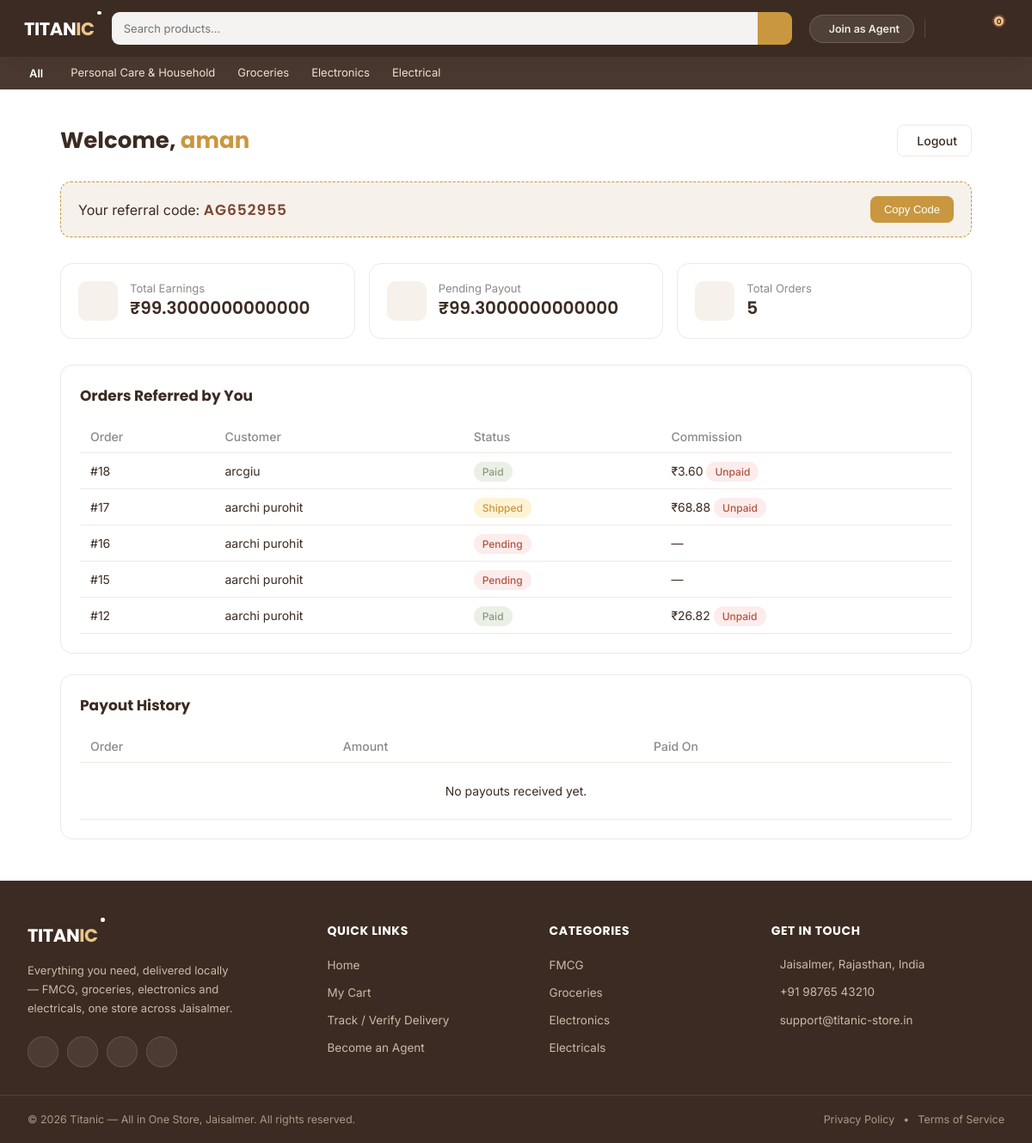
The app's page /agent/dashboard/ (signed in), older data.
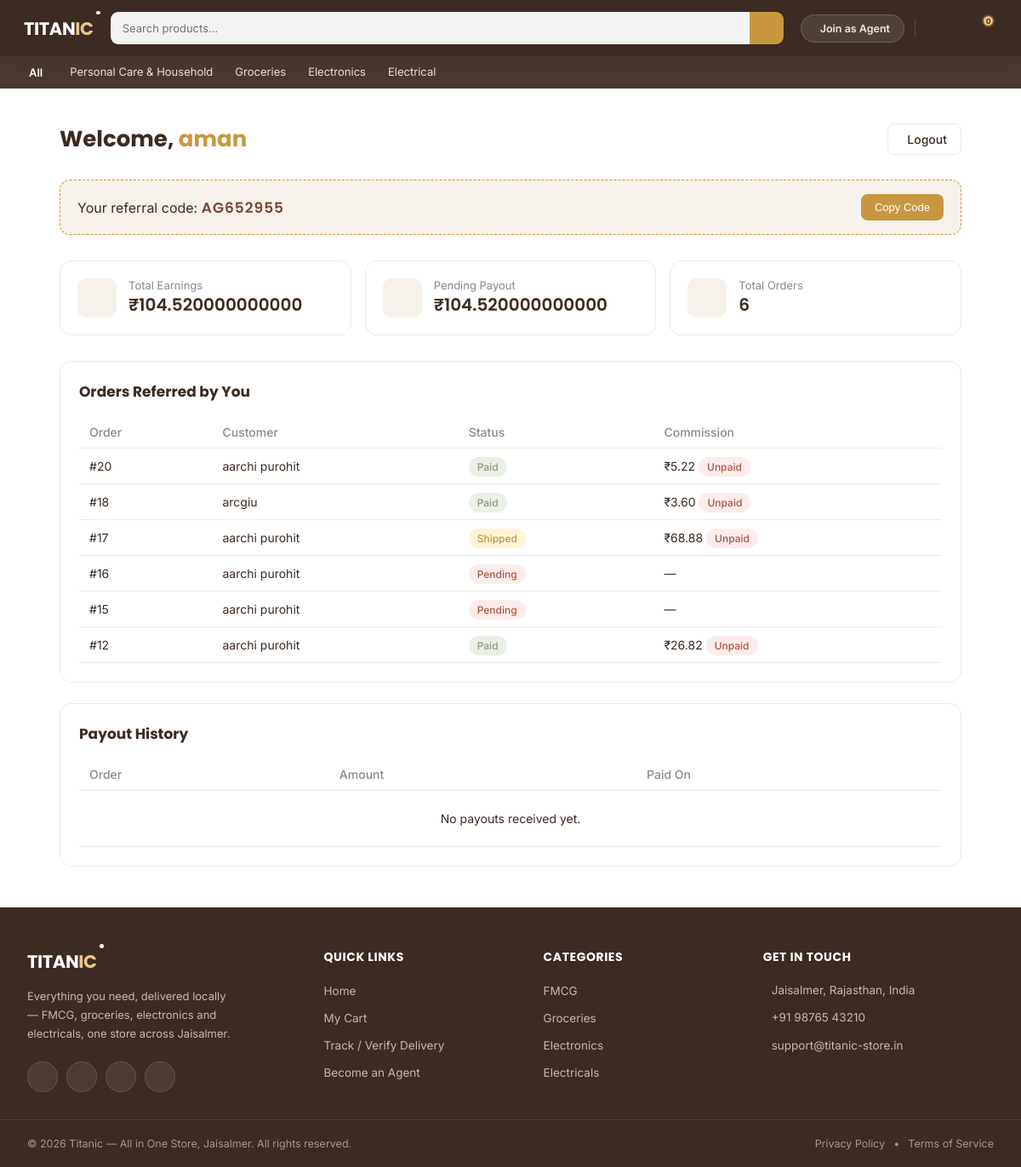
The same page, newer data.
### orders/models.py (models this page shows, shortened)
class Order(models.Model):
    STATUS_CHOICES = [
        ('pending', 'Pending'),
        ('paid', 'Paid'),
        ('shipped', 'Shipped'),
        ('delivered', 'Delivered'),
    ]
    customer = models.ForeignKey(User, null=True, blank=True, on_delete=models.SET_NULL, related_name='orders')
    full_name = models.CharField(max_length=100)
    phone = models.CharField(max_length=15)
    address = models.TextField()
    pincode = models.CharField(max_length=10)
    referred_by = models.ForeignKey(Agent, null=True, blank=True, on_delete=models.SET_NULL)
    status = models.CharField(max_length=20, choices=STATUS_CHOICES, default='pending')
    delivery_otp = models.CharField(max_length=6, null=True, blank=True)
    razorpay_order_id = models.CharField(max_length=100, null=True, blank=True)
    created_at = models.DateTimeField(auto_now_add=True)

### agents/models.py (models this page shows, shortened)
class Commission(models.Model):
    order = models.OneToOneField('orders.Order', on_delete=models.CASCADE, related_name='commission')
    agent = models.ForeignKey(Agent, on_delete=models.CASCADE, related_name='commissions')
    amount = models.DecimalField(max_digits=10, decimal_places=2)
    is_paid = models.BooleanField(default=False)
    created_at = models.DateTimeField(auto_now_add=True)
    paid_at = models.DateTimeField(null=True, blank=True)

### agents/views.py (the view)
# urls.py: path('agent/dashboard/', views.agent_dashboard, name='agent_dashboard'),
@login_required(login_url='agent_login')
def agent_dashboard(request):
    if not hasattr(request.user, 'agent'):
        messages.error(request, 'Ye page sirf agents ke liye hai.')
        return redirect('agent_login')
    agent = request.user.agent
    if not agent.is_approved:
        return render(request, 'agents/dashboard.html', {
            'agent': agent,
            'pending_approval': True,
        })
    orders = Order.objects.filter(referred_by=agent).order_by('-created_at')
    commissions = Commission.objects.filter(agent=agent).order_by('-created_at')
    total_earnings = commissions.aggregate(total=Sum('amount'))['total'] or 0
    pending_amount = commissions.filter(is_paid=False).aggregate(total=Sum('amount'))['total'] or 0
    paid_amount = commissions.filter(is_paid=True).aggregate(total=Sum('amount'))['total'] or 0
    payout_history = commissions.filter(is_paid=True).order_by('-paid_at')
    context = {
        'agent': agent,
        'pending_approval': False,
        'orders': orders,
        'total_orders': orders.count(),
        'total_earnings': total_earnings,
        'pending_amount': pending_amount,
        'paid_amount': paid_amount,
        'payout_history': payout_history,
    }
    return render(request, 'agents/dashboard.html', context)

### products/context_processors.py (called while the page is built)
def featured_categories(request):
    return {
        'featured_categories': {
            'fmcg': Categories.objects.filter(parent=None, name__in=['FMCG', 'Fmcg', 'Personal Care & Household', 'Personal Care & Household']).first(),
            'groceries': Categories.objects.filter(parent=None, name__in=['Groceries', 'Grocery']).first(),
            'electronics': Categories.objects.filter(parent=None, name__in=['Electronics']).first(),
            'electricals': Categories.objects.filter(parent=None, name__in=['Electrical', 'Electricals']).first(),
        }
    }

### agents/templates/agents/dashboard.html (shortened to what the changed rows need)
{% extends 'base.html' %}
{% load static %}
{% block content %}
<link rel="stylesheet" href="{% static 'agents/dashboard.css' %}">
<div class="dash-wrap">
    <div class="dash-header">
        <h1>Welcome, <span>{{ agent.name }}</span></h1>
    </div>
    {% if pending_approval %}
        <div class="pending-box">
            <i class="ti ti-clock-hour-4"></i>
            <h2>Approval Pending</h2>
            <p>Your agent account is under review. Once approved, you'll be able to see your earnings and orders here.</p>
        </div>
    {% else %}
        <div class="referral-box">
            <div>
                Your referral code: <span class="code">{{ agent.referral_code }}</span>
            </div>
            <button onclick="navigator.clipboard.writeText('{{ agent.referral_code }}'); this.innerText='Copied!'">
                Copy Code
            </button>
        </div>
        <div class="stat-grid">
            <div class="stat-card">
                <div class="stat-icon"></div>
                <div class="stat-info">
                    <div class="label">Total Earnings</div>
                    <div class="value">₹{{ total_earnings }}</div>
                </div>
            </div>
            <div class="stat-card">
                <div class="stat-icon"></div>
                <div class="stat-info">
                    <div class="label">Pending Payout</div>
                    <div class="value">₹{{ pending_amount }}</div>
                </div>
            </div>
            <div class="stat-card">
                <div class="stat-icon"></div>
                <div class="stat-info">
                    <div class="label">Total Orders</div>
                    <div class="value">{{ total_orders }}</div>
                </div>
            </div>
        </div>
        <div class="dash-section">
            <h3>Orders Referred by You</h3>
            <table class="dash-table">
                <thead>
                    <tr>
                        <th>Order</th>
                        <th>Customer</th>
                        <th>Status</th>
                        <th>Commission</th>
                    </tr>
                </thead>
                <tbody>
                    {% for order in orders %}
                    <tr>
                        <td>#{{ order.id }}</td>
                        <td>{{ order.full_name }}</td>
                        <td><span class="badge badge-{{ order.status }}">{{ order.get_status_display }}</span></td>
                        <td>
                            {% if order.commission %}
                                ₹{{ order.commission.amount }}
                                {% if order.commission.is_paid %}
                                    <span class="badge badge-paid">Paid</span>
                                {% else %}
                                    <span class="badge badge-pending">Unpaid</span>
                                {% endif %}
                            {% else %}
                                —
                            {% endif %}
                        </td>
                    </tr>
                    {% empty %}
                    <tr><td colspan="4" class="empty-row">No orders yet. Share your referral code to start earning!</td></tr>
                    {% endfor %}
                </tbody>
            </table>
        </div>
        <div class="dash-section">
            <h3>Payout History</h3>
            <table class="dash-table">
                <thead>
                    <tr>
                        <th>Order</th>
                        <th>Amount</th>
                        <th>Paid On</th>
                    </tr>
                </thead>
                <tbody>
                    {% for c in payout_history %}
                    <tr>
                        <td>#{{ c.order.id }}</td>
                        <td>₹{{ c.amount }}</td>
                        <td>{{ c.paid_at|date:"d M Y" }}</td>
                    </tr>
                    {% empty %}
                    <tr><td colspan="3" class="empty-row">No payouts received yet.</td></tr>
                    {% endfor %}
                </tbody>
            </table>
        </div>
    {% endif %}
</div>
{% endblock %}

Row changes from the older to the newer data that the page shows:
added Order: id "20", full_name "aarchi purohit", status "Paid", commission.amount "5.22", shows "Unpaid"
Text that changed along with them:
{{ total_earnings }}: "99.3000000000000" → "104.520000000000"
{{ pending_amount }}: "99.3000000000000" → "104.520000000000"
{{ total_orders }}: "5" → "6"
